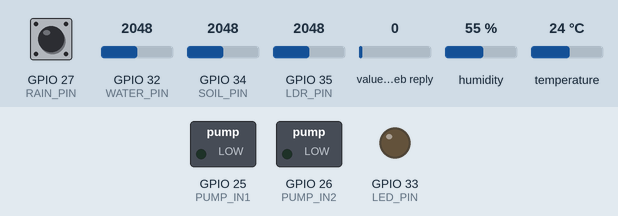
Recording of a sketch running on a simulated ESP32. Shown: switched loads named in the sketch (green lamp = pin HIGH), output pins drawn as LEDs (lit = HIGH). Inputs (shaded band) come from the test bench; at power-on: GPIO 35 (LDR_PIN) = 2048, GPIO 27 (RAIN_PIN) HIGH, GPIO 32 (WATER_PIN) = 2048, GPIO 34 (SOIL_PIN) = 2048, value in the web reply 0, humidity 55 %, temperature 24 °C (analog values on the 0–4095 scale). WiFi joins after 1.5 s; servers stay silent unless stated; web services answer with replies made up by the test bench; what the sketch prints to the serial monitor is not drawn.

Above: at 3.7 s.
3.8 s: GPIO 35 (LDR_PIN) set to 2556
6.2 s: GPIO 35 (LDR_PIN) set to 2638
At 8.0 s:
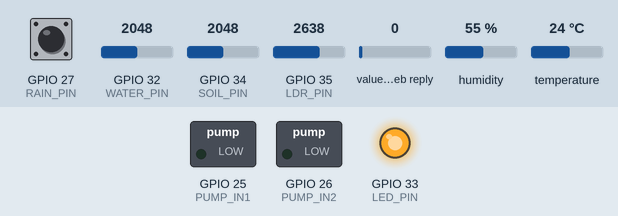
28.1 s: GPIO 35 (LDR_PIN) set to 1228
At 29.7 s:
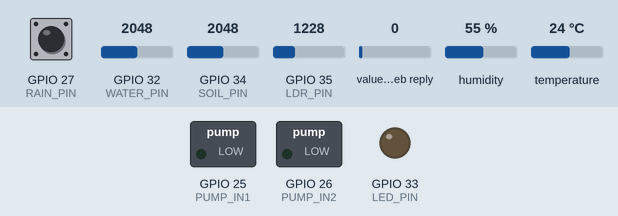
30.5 s: GPIO 35 (LDR_PIN) set to 2866
At 31.6 s:
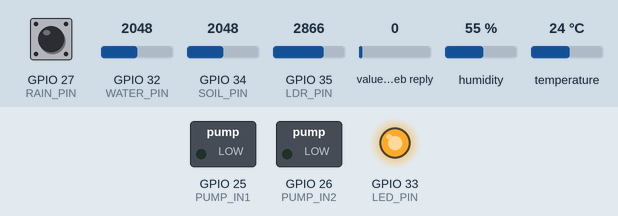
Timing chart, 0 to 33.5 s (numbered marks = the images above; inputs shaded):
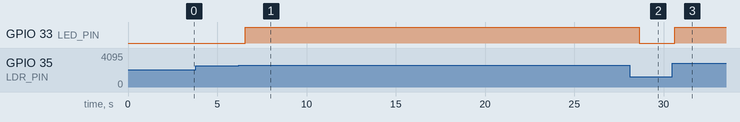

Measured:
- the behaviour switches between 2600 and 2601 on GPIO 35 (LDR_PIN) (found by bisection; images 0 and 1)
- after the input at 3.8 s, every drawn part: stays the same
- after the input at 6.2 s, GPIO 33 (LED_PIN): LOW → HIGH after 0.37 s
- after the input at 28.1 s, GPIO 33 (LED_PIN): HIGH → LOW after 0.54 s
- after the input at 30.5 s, GPIO 33 (LED_PIN): LOW → HIGH after 0.12 s

The sketch:

ESP32_Agri_IoT.ino
```cpp
#include <WiFi.h>
#include <HTTPClient.h>
#include <WiFiClientSecure.h>
#include <DHT.h>

// =====================================================
// WIFI
// =====================================================

const char* WIFI_SSID     = "Your Wi-fi Name";
const char* WIFI_PASSWORD = "Your Wi-fi Password";

// =====================================================
// THINGSPEAK
// =====================================================

// Telemetry channel
const char* TELEMETRY_CHANNEL_ID = "Enter Telemetry Channel ID";
const char* TELEMETRY_WRITE_KEY  = "Enter Telemetry Channel Write Key";

// Control channel
const char* CONTROL_CHANNEL_ID = "Enter Control Channel ID";
const char* CONTROL_READ_KEY   = "Enter control Channel Read Key";

// =====================================================
// PIN DEFINITIONS
// =====================================================

// Soil moisture sensor
#define SOIL_PIN 34

// Rain sensor
#define RAIN_PIN 27

// DHT11
#define DHT_PIN 4
#define DHT_TYPE DHT11

// LDR
#define LDR_PIN 35

// Water level sensor
#define WATER_PIN 32

// =====================================================
// L298N PUMP
// =====================================================

#define PUMP_IN1 25
#define PUMP_IN2 26

// =====================================================
// LED
// =====================================================

#define LED_PIN 33

// =====================================================
// DHT OBJECT
// =====================================================

DHT dht(DHT_PIN, DHT_TYPE);

// =====================================================
// SENSOR CALIBRATION
// =====================================================

// Soil sensor
// Dry soil = higher ADC
// Wet soil = lower ADC
const int SOIL_DRY_VALUE = 3200;
const int SOIL_WET_VALUE = 1300;

// LDR
const int LIGHT_DARK_VALUE   = 3500;
const int LIGHT_BRIGHT_VALUE = 500;

// Water level
const int WATER_EMPTY_VALUE = 500;
const int WATER_FULL_VALUE  = 3000;

// =====================================================
// THRESHOLDS
// =====================================================

const int SOIL_LOW_PERCENT = 30;

const int LIGHT_LOW_PERCENT = 30;

const int PUMP_MIN_WATER_PERCENT = 40;

const int WATER_CRITICAL_PERCENT = 20;

// =====================================================
// TIMERS
// =====================================================

const unsigned long SENSOR_INTERVAL =
  2000;

const unsigned long TELEMETRY_INTERVAL =
  15000;

const unsigned long CONTROL_INTERVAL =
  15000;

const unsigned long WIFI_RETRY_INTERVAL =
  10000;

// =====================================================
// TIMING VARIABLES
// =====================================================

unsigned long lastSensorTime = 0;

unsigned long lastTelemetryTime = 0;

unsigned long lastControlTime = 0;

unsigned long lastWiFiRetryTime = 0;

// =====================================================
// SENSOR VALUES
// =====================================================

int soilMoisture = 0;

int rainStatus = 0;

float temperature = 0;

float humidity = 0;

int lightIntensity = 0;

int waterLevel = 0;

// =====================================================
// DEVICE STATUS
// =====================================================

bool pumpOn = false;

bool ledOn = false;

int remotePumpCommand = -1;

// =====================================================
// ANALOG VALUE TO PERCENT
// =====================================================

int analogPercent(
  int reading,
  int lowValue,
  int highValue
) {

  if (lowValue == highValue) {
    return 0;
  }

  long percentage =
    ((long)reading - lowValue) *
    100L /
    ((long)highValue - lowValue);

  return constrain(
    (int)percentage,
    0,
    100
  );
}

// =====================================================
// L298N PUMP CONTROL
// =====================================================

void pumpON() {

  digitalWrite(PUMP_IN1, HIGH);

  digitalWrite(PUMP_IN2, LOW);

  pumpOn = true;

  Serial.println("L298N PUMP: ON");
}

// =====================================================

void pumpOFF() {

  digitalWrite(PUMP_IN1, LOW);

  digitalWrite(PUMP_IN2, LOW);

  pumpOn = false;

  Serial.println("L298N PUMP: OFF");
}

// =====================================================
// READ ALL SENSORS
// =====================================================

void readSensors() {

  int soilRaw =
    analogRead(SOIL_PIN);

  int lightRaw =
    analogRead(LDR_PIN);

  int waterRaw =
    analogRead(WATER_PIN);

  // ---------------------------------------------
  // SOIL
  // ---------------------------------------------

  soilMoisture =
    analogPercent(
      soilRaw,
      SOIL_DRY_VALUE,
      SOIL_WET_VALUE
    );

  // ---------------------------------------------
  // LIGHT
  // ---------------------------------------------

  lightIntensity =
    analogPercent(
      lightRaw,
      LIGHT_DARK_VALUE,
      LIGHT_BRIGHT_VALUE
    );

  // ---------------------------------------------
  // WATER TANK
  // ---------------------------------------------

  waterLevel =
    analogPercent(
      waterRaw,
      WATER_EMPTY_VALUE,
      WATER_FULL_VALUE
    );

  // ---------------------------------------------
  // RAIN
  // ---------------------------------------------

  int rainRaw =
    digitalRead(RAIN_PIN);

  /*
    Most rain modules:
    LOW = rain
    HIGH = no rain
  */

  rainStatus =
    (rainRaw == LOW) ? 1 : 0;

  // ---------------------------------------------
  // DHT11
  // ---------------------------------------------

  float newTemperature =
    dht.readTemperature();

  float newHumidity =
    dht.readHumidity();

  if (!isnan(newTemperature)) {

    temperature =
      newTemperature;
  }

  if (!isnan(newHumidity)) {

    humidity =
      newHumidity;
  }

  // ---------------------------------------------
  // SERIAL MONITOR
  // ---------------------------------------------

  Serial.println();
  Serial.println("========== SENSOR DATA ==========");

  Serial.print("Soil Moisture : ");
  Serial.print(soilMoisture);
  Serial.println("%");

  Serial.print("Rain          : ");

  if (rainStatus == 1) {
    Serial.println("RAIN");
  } else {
    Serial.println("NO RAIN");
  }

  Serial.print("Temperature   : ");
  Serial.print(temperature);
  Serial.println(" C");

  Serial.print("Humidity      : ");
  Serial.print(humidity);
  Serial.println("%");

  Serial.print("Light         : ");
  Serial.print(lightIntensity);
  Serial.println("%");

  Serial.print("Water Tank    : ");
  Serial.print(waterLevel);
  Serial.println("%");

  Serial.print("Pump          : ");

  if (pumpOn) {
    Serial.println("ON");
  } else {
    Serial.println("OFF");
  }

  Serial.print("LED           : ");

  if (ledOn) {
    Serial.println("ON");
  } else {
    Serial.println("OFF");
  }

  Serial.println("=================================");
}

// =====================================================
// AUTOMATIC LED
// =====================================================

void controlLED() {

  /*
    Light below 30%
    = LED ON
  */

  if (lightIntensity < LIGHT_LOW_PERCENT) {

    digitalWrite(LED_PIN, HIGH);

    ledOn = true;
  }

  else {

    digitalWrite(LED_PIN, LOW);

    ledOn = false;
  }
}

// =====================================================
// PUMP SAFETY
// =====================================================

void applyPumpSafety() {

  /*
    WATER BELOW 20%
    ----------------
    Critical condition.
    Pump MUST be OFF.
  */

  if (waterLevel < WATER_CRITICAL_PERCENT) {

    if (pumpOn) {

      pumpOFF();

      Serial.println(
        "SAFETY: Water below 20%. Pump OFF."
      );
    }

    return;
  }

  /*
    WATER 20% TO 40%
    ----------------
    Pump cannot remain ON.
  */

  if (waterLevel <= PUMP_MIN_WATER_PERCENT) {

    if (pumpOn) {

      pumpOFF();

      Serial.println(
        "SAFETY: Water level <= 40%. Pump OFF."
      );
    }

    return;
  }
}

// =====================================================
// READ CONTROL CHANNEL
// =====================================================

int readPumpCommand() {

  if (WiFi.status() != WL_CONNECTED) {

    Serial.println(
      "Control read skipped: WiFi disconnected."
    );

    return -1;
  }

  WiFiClientSecure client;

  client.setInsecure();

  HTTPClient http;

  String url =
    "https://api.thingspeak.com/channels/" +
    String(CONTROL_CHANNEL_ID) +
    "/fields/1/last.json?api_key=" +
    String(CONTROL_READ_KEY);

  Serial.println();
  Serial.println("Reading pump command...");

  if (!http.begin(client, url)) {

    Serial.println(
      "Control HTTP begin failed."
    );

    return -1;
  }

  http.setTimeout(8000);

  int httpCode =
    http.GET();

  int command = -1;

  if (httpCode == 200) {

    String response =
      http.getString();

    Serial.print(
      "ThingSpeak Control: "
    );

    Serial.println(response);

    /*
      Example:

      {"created_at":"...",
       "entry_id":1,
       "field1":"1"}
    */

    int fieldPosition =
      response.indexOf("\"field1\"");

    if (fieldPosition >= 0) {

      int colonPosition =
        response.indexOf(
          ':',
          fieldPosition
        );

      if (colonPosition >= 0) {

        int valueStart =
          response.indexOf(
            '"',
            colonPosition
          );

        if (valueStart >= 0) {

          int valueEnd =
            response.indexOf(
              '"',
              valueStart + 1
            );

          if (valueEnd > valueStart) {

            String value =
              response.substring(
                valueStart + 1,
                valueEnd
              );

            value.trim();

            int receivedValue =
              value.toInt();

            if (
              receivedValue == 0 ||
              receivedValue == 1
            ) {

              command =
                receivedValue;
            }
          }
        }
      }
    }
  }

  else {

    Serial.print(
      "Control HTTP error: "
    );

    Serial.println(httpCode);
  }

  http.end();

  return command;
}

// =====================================================
// PROCESS PUMP COMMAND
// =====================================================

void processPumpCommand(
  int command
) {

  if (
    command != 0 &&
    command != 1
  ) {

    return;
  }

  remotePumpCommand =
    command;

  // ---------------------------------------------
  // FARMER COMMAND = OFF
  // ---------------------------------------------

  if (command == 0) {

    pumpOFF();

    Serial.println(
      "Mobile command: PUMP OFF"
    );

    return;
  }

  // ---------------------------------------------
  // FARMER COMMAND = ON
  // ---------------------------------------------

  Serial.println(
    "Mobile command: PUMP ON"
  );

  // Critical water condition
  if (
    waterLevel <
    WATER_CRITICAL_PERCENT
  ) {

    pumpOFF();

    Serial.println(
      "PUMP ON BLOCKED: Water below 20%."
    );

    return;
  }

  // Pump requires more than 40% water
  if (
    waterLevel <=
    PUMP_MIN_WATER_PERCENT
  ) {

    pumpOFF();

    Serial.println(
      "PUMP ON BLOCKED: Water must be above 40%."
    );

    return;
  }

  // Safe to turn pump ON
  pumpON();
}

// =====================================================
// SEND TELEMETRY
// =====================================================

void uploadTelemetry() {

  if (
    WiFi.status() != WL_CONNECTED
  ) {

    Serial.println(
      "Telemetry skipped: WiFi disconnected."
    );

    return;
  }

  WiFiClientSecure client;

  client.setInsecure();

  HTTPClient http;

  String url =
    "https://api.thingspeak.com/update?api_key=";

  url += TELEMETRY_WRITE_KEY;

  url += "&field1=";
  url += String(soilMoisture);

  url += "&field2=";
  url += String(rainStatus);

  url += "&field3=";
  url += String(
    temperature,
    1
  );

  url += "&field4=";
  url += String(
    humidity,
    1
  );

  url += "&field5=";
  url += String(lightIntensity);

  url += "&field6=";
  url += String(waterLevel);

  url += "&field7=";
  url += String(
    pumpOn ? 1 : 0
  );

  url += "&field8=";
  url += String(
    ledOn ? 1 : 0
  );

  Serial.println();
  Serial.println(
    "Uploading telemetry..."
  );

  if (!http.begin(client, url)) {

    Serial.println(
      "Telemetry HTTP begin failed."
    );

    return;
  }

  http.setTimeout(10000);

  int httpCode =
    http.GET();

  if (httpCode == 200) {

    String response =
      http.getString();

    response.trim();

    Serial.print(
      "ThingSpeak Entry ID: "
    );

    Serial.println(response);

  }

  else {

    Serial.print(
      "Telemetry HTTP error: "
    );

    Serial.println(httpCode);
  }

  http.end();
}

// =====================================================
// WIFI
// =====================================================

void connectWiFi() {

  WiFi.mode(WIFI_STA);

  WiFi.begin(
    WIFI_SSID,
    WIFI_PASSWORD
  );

  Serial.print(
    "Connecting to WiFi"
  );

  unsigned long startTime =
    millis();

  while (
    WiFi.status() != WL_CONNECTED &&
    millis() - startTime < 15000
  ) {

    delay(500);

    Serial.print(".");
  }

  Serial.println();

  if (
    WiFi.status() ==
    WL_CONNECTED
  ) {

    Serial.println(
      "WiFi connected."
    );

    Serial.print(
      "ESP32 IP: "
    );

    Serial.println(
      WiFi.localIP()
    );
  }

  else {

    Serial.println(
      "WiFi connection failed."
    );
  }
}

// =====================================================
// SETUP
// =====================================================

void setup() {

  Serial.begin(115200);

  delay(1000);

  // ---------------------------------------------
  // PIN MODES
  // ---------------------------------------------

  pinMode(
    RAIN_PIN,
    INPUT
  );

  pinMode(
    PUMP_IN1,
    OUTPUT
  );

  pinMode(
    PUMP_IN2,
    OUTPUT
  );

  pinMode(
    LED_PIN,
    OUTPUT
  );

  // ---------------------------------------------
  // ADC
  // ---------------------------------------------

  analogReadResolution(12);

  // ---------------------------------------------
  // SAFE START
  // ---------------------------------------------

  pumpOFF();

  digitalWrite(
    LED_PIN,
    LOW
  );

  // ---------------------------------------------
  // DHT
  // ---------------------------------------------

  dht.begin();

  Serial.println();
  Serial.println(
    "================================="
  );

  Serial.println(
    "AGRI IoT SMART FARM"
  );

  Serial.println(
    "ESP32 + ThingSpeak + L298N"
  );

  Serial.println(
    "================================="
  );

  // ---------------------------------------------
  // WIFI
  // ---------------------------------------------

  connectWiFi();

  // ---------------------------------------------
  // FIRST SENSOR READING
  // ---------------------------------------------

  readSensors();

  controlLED();

  applyPumpSafety();

  // ---------------------------------------------
  // FIRST UPLOAD / CONTROL
  // ---------------------------------------------

  lastTelemetryTime =
    millis() - TELEMETRY_INTERVAL;

  lastControlTime =
    millis() - CONTROL_INTERVAL;
}

// =====================================================
// LOOP
// =====================================================

void loop() {

  unsigned long currentTime =
    millis();

  // =================================================
  // WIFI RECONNECT
  // =================================================

  if (
    WiFi.status() != WL_CONNECTED &&
    currentTime - lastWiFiRetryTime >=
    WIFI_RETRY_INTERVAL
  ) {

    lastWiFiRetryTime =
      currentTime;

    Serial.println(
      "Reconnecting WiFi..."
    );

    WiFi.disconnect();

    WiFi.begin(
      WIFI_SSID,
      WIFI_PASSWORD
    );
  }

  // =================================================
  // SENSOR UPDATE
  // =================================================

  if (
    currentTime - lastSensorTime >=
    SENSOR_INTERVAL
  ) {

    lastSensorTime =
      currentTime;

    readSensors();

    controlLED();

    /*
      Local safety is checked
      continuously.
    */

    applyPumpSafety();
  }

  // =================================================
  // READ MOBILE PUMP COMMAND
  // =================================================

  if (
    currentTime - lastControlTime >=
    CONTROL_INTERVAL
  ) {

    lastControlTime =
      currentTime;

    int command =
      readPumpCommand();

    if (
      command == 0 ||
      command == 1
    ) {

      processPumpCommand(
        command
      );
    }

    // Always apply safety after command.
    applyPumpSafety();
  }

  // =================================================
  // UPLOAD TELEMETRY
  // =================================================

  if (
    currentTime - lastTelemetryTime >=
    TELEMETRY_INTERVAL
  ) {

    lastTelemetryTime =
      currentTime;

    // Final safety check
    applyPumpSafety();

    uploadTelemetry();
  }

  delay(10);
}
```
